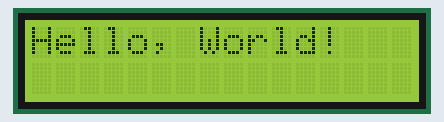
This sketch was run on a simulated ESP8266 (NodeMCU). Parts: 16×2 character LCD.

Above: at 0.1 s.
At 1.1 s:
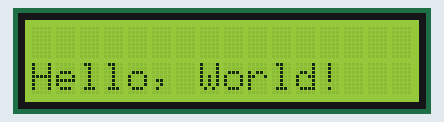

The sketch:

lcd.ino
```cpp
//https://randomnerdtutorials.com/esp32-esp8266-i2c-lcd-arduino-ide/
// 16x2 LCD

//The advantage of using an I2C LCD is that the wiring is really simple. You just need to wire the SDA and SCL pins.


// Additionally, it comes with a built-in potentiometer you can use to adjust the contrast between the background and the characters on the LCD. On a “regular” LCD you need to add a potentiometer to the circuit to adjust the contrast.

//Wire your LCD to the ESP32 by following the next schematic diagram. We’re using the ESP32 default I2C pins (GPIO 21 and GPIO 22).

//I2C LCD	    ESP32
//GND	        GND
//VCC	        VIN
//SDA	        GPIO 21
//SCL	        GPIO 22


//There are several libraries that work with the I2C LCD. We’re using this library by Marco Schwartz. Follow the next steps to install the library:
//
//Click here to download the LiquidCrystal_I2C library. You should have a .zip folder in your Downloads
//Unzip the .zip folder and you should get LiquidCrystal_I2C-master folder
//Rename your folder from LiquidCrystal_I2C-master to LiquidCrystal_I2C
//Move the LiquidCrystal_I2C folder to your Arduino IDE installation libraries folder
//Finally, re-open your Arduino IDE

//Getting the LCD Address
//Before displaying text on the LCD, you need to find the LCD I2C address. With the LCD properly wired to the ESP32, upload the following I2C Scanner sketch.

/*********
  Rui Santos
  Complete project details at https://randomnerdtutorials.com
*********/


/*
#include <Wire.h>

void setup() {
  Wire.begin();
  Serial.begin(115200);
  Serial.println("\nI2C Scanner");
}

void loop() {
  byte error, address;
  int nDevices;
  Serial.println("Scanning...");
  nDevices = 0;
  for(address = 1; address < 127; address++ ) {
    Wire.beginTransmission(address);
    error = Wire.endTransmission();
    if (error == 0) {
      Serial.print("I2C device found at address 0x");
      if (address<16) {
        Serial.print("0");
      }
      Serial.println(address,HEX);
      nDevices++;
    }
    else if (error==4) {
      Serial.print("Unknow error at address 0x");
      if (address<16) {
        Serial.print("0");
      }
      Serial.println(address,HEX);
    }
  }
  if (nDevices == 0) {
    Serial.println("No I2C devices found\n");
  }
  else {
    Serial.println("done\n");
  }
  delay(5000);
}
*/


/*********
  Rui Santos
  Complete project details at https://randomnerdtutorials.com
*********/

#include <LiquidCrystal_I2C.h>

// set the LCD number of columns and rows
int lcdColumns = 16;
int lcdRows = 2;

// set LCD address, number of columns and rows
// if you don't know your display address, run an I2C scanner sketch
LiquidCrystal_I2C lcd(0x27, lcdColumns, lcdRows);

void setup(){
  // initialize LCD
  lcd.init();
  // turn on LCD backlight
  lcd.backlight();
}

void loop(){
  // set cursor to first column, first row
  lcd.setCursor(0, 0);
  // print message
  lcd.print("Hello, World!");
  delay(1000);
  // clears the display to print new message
  lcd.clear();
  // set cursor to first column, second row
  lcd.setCursor(0,1);
  lcd.print("Hello, World!");
  delay(1000);
  lcd.clear();
}


//SCROLLING TEXT

/*

  Rui Santos
  Complete project details at https://randomnerdtutorials.com


#include <LiquidCrystal_I2C.h>

// set the LCD number of columns and rows
int lcdColumns = 16;
int lcdRows = 2;

// set LCD address, number of columns and rows
// if you don't know your display address, run an I2C scanner sketch
LiquidCrystal_I2C lcd(0x27, lcdColumns, lcdRows);

String messageStatic = "Static message";
String messageToScroll = "This is a scrolling message with more than 16 characters";

// Function to scroll text
// The function acepts the following arguments:
// row: row number where the text will be displayed
// message: message to scroll
// delayTime: delay between each character shifting
// lcdColumns: number of columns of your LCD
void scrollText(int row, String message, int delayTime, int lcdColumns) {
  for (int i=0; i < lcdColumns; i++) {
    message = " " + message;
  }
  message = message + " ";
  for (int pos = 0; pos < message.length(); pos++) {
    lcd.setCursor(0, row);
    lcd.print(message.substring(pos, pos + lcdColumns));
    delay(delayTime);
  }
}

void setup(){
  // initialize LCD
  lcd.init();
  // turn on LCD backlight
  lcd.backlight();
}

void loop(){
  // set cursor to first column, first row
  lcd.setCursor(0, 0);
  // print static message
  lcd.print(messageStatic);
  // print scrolling message
  scrollText(1, messageToScroll, 250, lcdColumns);
}

*/
```

Measured:
- what the display in image 1 shows lasts 1.0 s, from 1.1 s to 2.1 s
